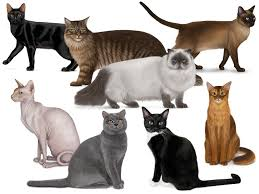
#> input picture Open CV/Freecodercamp/Photos/Cats.jpeg, 259 x 194 px, found by its file name
$ python SimpleThresholding.py
#> lines starting #> are read from the running program, lines starting #| are printed output that depends on the picture; after the words box and inside, x2 and y2 are one past the last pixel; in counts of white or black regions, pixels touching at a corner belong together
import cv2

img = cv2.imread('F:/SHIKHER-VS/Advance-Python-SJ/Open CV/Freecodercamp/Photos/Cats.jpeg',0)
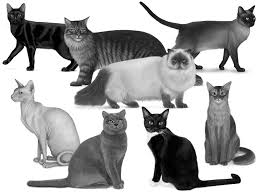
#> img: shape (194, 259); min 0, max 255, mean 175.1
# Apply simple thresholding
th, binary_thresh = cv2.threshold(img, 127, 255, cv2.THRESH_BINARY)
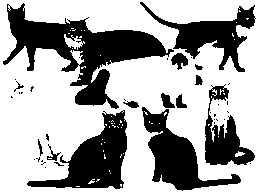
#> binary_thresh: shape (194, 259); 65.8% white; 41 black regions (27 under 20 px), largest, box (x1, y1, x2, y2) and area: (3, 3, 174, 109) 5979, (27, 110, 127, 189) 3356, (142, 107, 241, 191) 2933
_, binary_inv_thresh = cv2.threshold(img, 127, 255, cv2.THRESH_BINARY_INV)
_, trunc_thresh = cv2.threshold(img, 127, 255, cv2.THRESH_TRUNC)
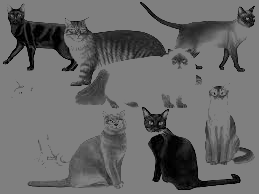
#> trunc_thresh: shape (194, 259); min 0, max 127, mean 105.5
_, tozero_thresh = cv2.threshold(img, 127, 255, cv2.THRESH_TOZERO)
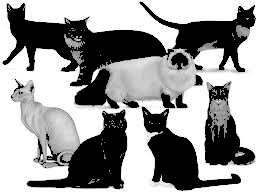
#> tozero_thresh: shape (194, 259); min 0, max 255, mean 153.3
_, tozero_inv_thresh = cv2.threshold(img, 127, 255, cv2.THRESH_TOZERO_INV)
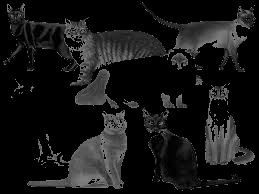
#> tozero_inv_thresh: shape (194, 259); min 0, max 127, mean 21.8


print(th)
# Display results
cv2.imshow('Image', img)
cv2.imshow('Binary', binary_thresh)
cv2.imshow('Binary Inverse', binary_inv_thresh)
cv2.imshow('Trunc', trunc_thresh)
cv2.imshow('To Zero', tozero_thresh)
cv2.imshow('To Zero Inverse', tozero_inv_thresh)
cv2.waitKey(0)
cv2.destroyAllWindows()
